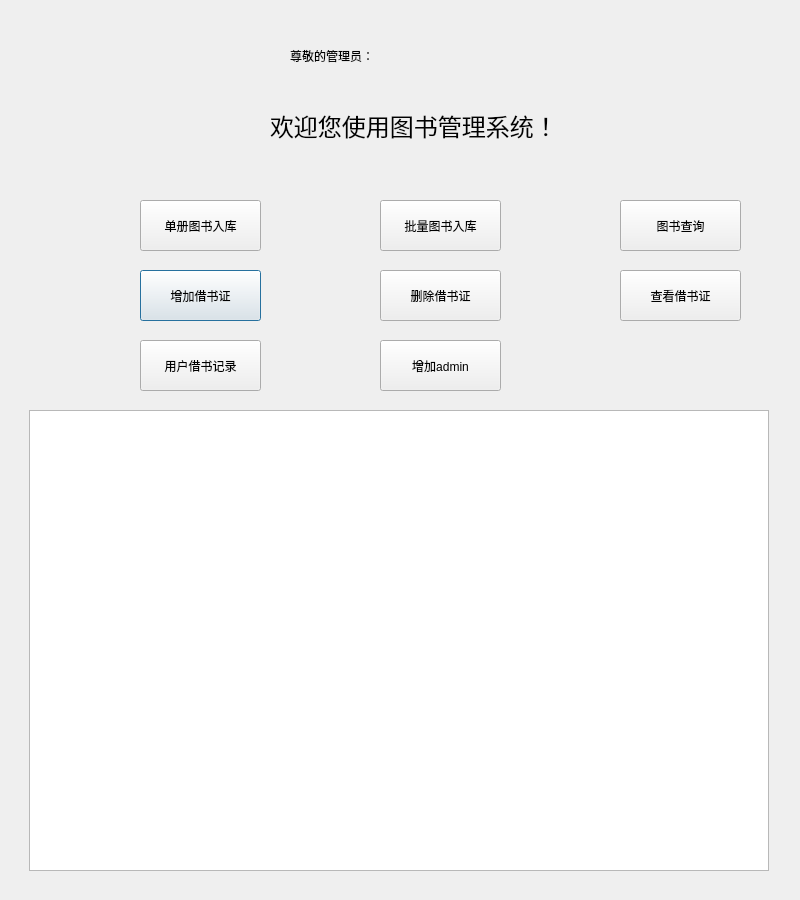
<?xml version="1.0" encoding="UTF-8"?>
<ui version="4.0">
 <class>Account</class>
 <widget class="QDialog" name="Account">
  <property name="geometry">
   <rect>
    <x>0</x>
    <y>0</y>
    <width>800</width>
    <height>900</height>
   </rect>
  </property>
  <property name="windowTitle">
   <string>管理员界面</string>
  </property>
  <property name="windowIcon">
   <iconset>
    <normaloff>pokemon2.jpg</normaloff>pokemon2.jpg</iconset>
  </property>
  <widget class="QLabel" name="label">
   <property name="geometry">
    <rect>
     <x>270</x>
     <y>70</y>
     <width>481</width>
     <height>111</height>
    </rect>
   </property>
   <property name="styleSheet">
    <string notr="true">font: 75 14pt &quot;Microsoft YaHei UI&quot;;</string>
   </property>
   <property name="text">
    <string>&lt;html&gt;&lt;head/&gt;&lt;body&gt;&lt;p&gt;&lt;span style=&quot; font-size:18pt;&quot;&gt;欢迎您使用图书管理系统！&lt;/span&gt;&lt;/p&gt;&lt;/body&gt;&lt;/html&gt;</string>
   </property>
  </widget>
  <widget class="QLabel" name="label_2">
   <property name="geometry">
    <rect>
     <x>290</x>
     <y>30</y>
     <width>181</width>
     <height>51</height>
    </rect>
   </property>
   <property name="styleSheet">
    <string notr="true">font: 75 14pt &quot;Microsoft YaHei UI&quot;;</string>
   </property>
   <property name="text">
    <string>尊敬的管理员：</string>
   </property>
  </widget>
  <widget class="QLabel" name="label_3">
   <property name="geometry">
    <rect>
     <x>470</x>
     <y>30</y>
     <width>251</width>
     <height>51</height>
    </rect>
   </property>
   <property name="styleSheet">
    <string notr="true">font: 75 14pt &quot;Microsoft YaHei UI&quot;;</string>
   </property>
   <property name="text">
    <string/>
   </property>
  </widget>
  <widget class="QPushButton" name="pushButton_3">
   <property name="geometry">
    <rect>
     <x>140</x>
     <y>270</y>
     <width>121</width>
     <height>51</height>
    </rect>
   </property>
   <property name="text">
    <string>增加借书证</string>
   </property>
  </widget>
  <widget class="QPushButton" name="pushButton_4">
   <property name="geometry">
    <rect>
     <x>380</x>
     <y>270</y>
     <width>121</width>
     <height>51</height>
    </rect>
   </property>
   <property name="text">
    <string>删除借书证</string>
   </property>
  </widget>
  <widget class="QPushButton" name="pushButton_6">
   <property name="geometry">
    <rect>
     <x>140</x>
     <y>200</y>
     <width>121</width>
     <height>51</height>
    </rect>
   </property>
   <property name="text">
    <string>单册图书入库</string>
   </property>
  </widget>
  <widget class="QPushButton" name="pushButton_7">
   <property name="geometry">
    <rect>
     <x>380</x>
     <y>200</y>
     <width>121</width>
     <height>51</height>
    </rect>
   </property>
   <property name="text">
    <string>批量图书入库</string>
   </property>
  </widget>
  <widget class="QPushButton" name="pushButton_8">
   <property name="geometry">
    <rect>
     <x>140</x>
     <y>340</y>
     <width>121</width>
     <height>51</height>
    </rect>
   </property>
   <property name="text">
    <string>用户借书记录</string>
   </property>
  </widget>
  <widget class="QLabel" name="label_5">
   <property name="geometry">
    <rect>
     <x>50</x>
     <y>20</y>
     <width>200</width>
     <height>140</height>
    </rect>
   </property>
   <property name="styleSheet">
    <string notr="true">image: url(pokemon2.jpg)</string>
   </property>
   <property name="text">
    <string/>
   </property>
  </widget>
  <widget class="QLabel" name="label_4">
   <property name="geometry">
    <rect>
     <x>560</x>
     <y>400</y>
     <width>191</width>
     <height>511</height>
    </rect>
   </property>
   <property name="styleSheet">
    <string notr="true">image: url(C:/Users/jiang/Desktop/code/pokemon4.jpg)</string>
   </property>
   <property name="text">
    <string/>
   </property>
  </widget>
  <widget class="QTableWidget" name="tableWidget1">
   <property name="geometry">
    <rect>
     <x>68</x>
     <y>440</y>
     <width>451</width>
     <height>431</height>
    </rect>
   </property>
  </widget>
  <widget class="QPushButton" name="pushButton">
   <property name="geometry">
    <rect>
     <x>620</x>
     <y>200</y>
     <width>121</width>
     <height>51</height>
    </rect>
   </property>
   <property name="text">
    <string>图书查询</string>
   </property>
  </widget>
  <widget class="QPushButton" name="pushButton_5">
   <property name="geometry">
    <rect>
     <x>620</x>
     <y>270</y>
     <width>121</width>
     <height>51</height>
    </rect>
   </property>
   <property name="text">
    <string>查看借书证</string>
   </property>
  </widget>
  <widget class="QPushButton" name="pushButton_2">
   <property name="geometry">
    <rect>
     <x>380</x>
     <y>340</y>
     <width>121</width>
     <height>51</height>
    </rect>
   </property>
   <property name="text">
    <string>增加admin</string>
   </property>
  </widget>
  <widget class="QTableWidget" name="tableWidget2">
   <property name="geometry">
    <rect>
     <x>29</x>
     <y>410</y>
     <width>740</width>
     <height>461</height>
    </rect>
   </property>
  </widget>
  <widget class="QLabel" name="label_6">
   <property name="geometry">
    <rect>
     <x>160</x>
     <y>470</y>
     <width>461</width>
     <height>341</height>
    </rect>
   </property>
   <property name="styleSheet">
    <string notr="true">image: url(pokemon3.jpg)</string>
   </property>
   <property name="text">
    <string/>
   </property>
  </widget>
  <widget class="QLabel" name="label_7">
   <property name="geometry">
    <rect>
     <x>80</x>
     <y>200</y>
     <width>51</width>
     <height>51</height>
    </rect>
   </property>
   <property name="styleSheet">
    <string notr="true">image: url(book2.jpg)</string>
   </property>
   <property name="text">
    <string/>
   </property>
  </widget>
  <widget class="QLabel" name="label_8">
   <property name="geometry">
    <rect>
     <x>320</x>
     <y>200</y>
     <width>51</width>
     <height>51</height>
    </rect>
   </property>
   <property name="styleSheet">
    <string notr="true">image: url(book3.jpg)</string>
   </property>
   <property name="text">
    <string/>
   </property>
  </widget>
  <widget class="QLabel" name="label_9">
   <property name="geometry">
    <rect>
     <x>560</x>
     <y>200</y>
     <width>51</width>
     <height>51</height>
    </rect>
   </property>
   <property name="styleSheet">
    <string notr="true">image: url(find.jpg)</string>
   </property>
   <property name="text">
    <string/>
   </property>
  </widget>
  <widget class="QLabel" name="label_10">
   <property name="geometry">
    <rect>
     <x>80</x>
     <y>270</y>
     <width>51</width>
     <height>51</height>
    </rect>
   </property>
   <property name="styleSheet">
    <string notr="true">image: url(insert.jpg)</string>
   </property>
   <property name="text">
    <string/>
   </property>
  </widget>
  <widget class="QLabel" name="label_11">
   <property name="geometry">
    <rect>
     <x>320</x>
     <y>270</y>
     <width>51</width>
     <height>51</height>
    </rect>
   </property>
   <property name="styleSheet">
    <string notr="true">image: url(delete.jpg)</string>
   </property>
   <property name="text">
    <string/>
   </property>
  </widget>
  <widget class="QLabel" name="label_12">
   <property name="geometry">
    <rect>
     <x>560</x>
     <y>270</y>
     <width>51</width>
     <height>51</height>
    </rect>
   </property>
   <property name="styleSheet">
    <string notr="true">image: url(expand.jpg)</string>
   </property>
   <property name="text">
    <string/>
   </property>
  </widget>
  <widget class="QLabel" name="label_13">
   <property name="geometry">
    <rect>
     <x>80</x>
     <y>340</y>
     <width>51</width>
     <height>51</height>
    </rect>
   </property>
   <property name="styleSheet">
    <string notr="true">image: url(record.jpg)</string>
   </property>
   <property name="text">
    <string/>
   </property>
  </widget>
  <widget class="QLabel" name="label_14">
   <property name="geometry">
    <rect>
     <x>320</x>
     <y>340</y>
     <width>51</width>
     <height>51</height>
    </rect>
   </property>
   <property name="styleSheet">
    <string notr="true">image: url(insert2.jpg)</string>
   </property>
   <property name="text">
    <string/>
   </property>
  </widget>
  <zorder>label_2</zorder>
  <zorder>label_3</zorder>
  <zorder>pushButton_3</zorder>
  <zorder>pushButton_4</zorder>
  <zorder>pushButton_6</zorder>
  <zorder>pushButton_7</zorder>
  <zorder>pushButton_8</zorder>
  <zorder>label_5</zorder>
  <zorder>label_4</zorder>
  <zorder>label</zorder>
  <zorder>tableWidget1</zorder>
  <zorder>pushButton</zorder>
  <zorder>pushButton_5</zorder>
  <zorder>pushButton_2</zorder>
  <zorder>tableWidget2</zorder>
  <zorder>label_6</zorder>
  <zorder>label_7</zorder>
  <zorder>label_8</zorder>
  <zorder>label_9</zorder>
  <zorder>label_10</zorder>
  <zorder>label_11</zorder>
  <zorder>label_12</zorder>
  <zorder>label_13</zorder>
  <zorder>label_14</zorder>
 </widget>
 <resources/>
 <connections/>
</ui>
